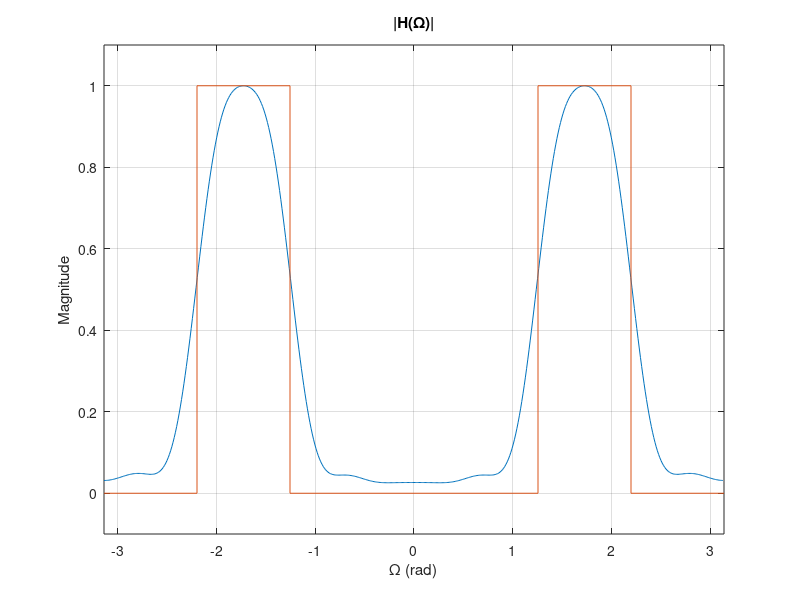

Write the MATLAB code that produced this figure.
% Script: mexdt_8_11.m
wn = bartlett(25);
hn = fir1(24,[0.4,0.7],wn)
Omg = [-256:255]/256*pi;
H = fftshift(fft(hn,512));
Omgd = [-1,-0.7,-0.7,-0.4,-0.4,0.4,0.4,0.7,0.7,1]*pi;
Hd = [0,0,1,1,0,0,1,1,0,0];
plot(Omg,abs(H),Omgd,Hd); grid;
axis([-pi,pi,-0.1,1.1]);
title('|H(\Omega)|');
xlabel('\Omega (rad)');
ylabel('Magnitude');
